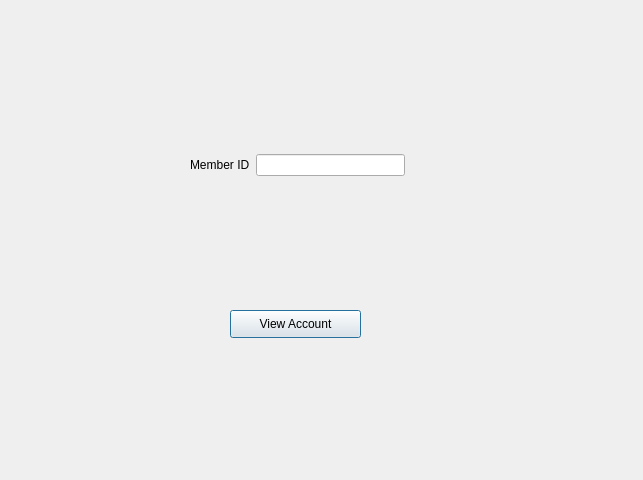
<?xml version="1.0" encoding="UTF-8"?>
<ui version="4.0">
 <class>Window_ViewAccount</class>
 <widget class="QDialog" name="Window_ViewAccount">
  <property name="geometry">
   <rect>
    <x>0</x>
    <y>0</y>
    <width>643</width>
    <height>480</height>
   </rect>
  </property>
  <property name="windowTitle">
   <string>Dialog</string>
  </property>
  <widget class="QPushButton" name="pushButton_ViewAccount">
   <property name="geometry">
    <rect>
     <x>230</x>
     <y>310</y>
     <width>131</width>
     <height>28</height>
    </rect>
   </property>
   <property name="text">
    <string>View Account</string>
   </property>
  </widget>
  <widget class="QWidget" name="layoutWidget">
   <property name="geometry">
    <rect>
     <x>190</x>
     <y>80</y>
     <width>215</width>
     <height>171</height>
    </rect>
   </property>
   <layout class="QVBoxLayout" name="verticalLayout">
    <item>
     <layout class="QHBoxLayout" name="horizontalLayout"/>
    </item>
    <item>
     <layout class="QHBoxLayout" name="horizontalLayout_2"/>
    </item>
    <item>
     <layout class="QHBoxLayout" name="horizontalLayout_3"/>
    </item>
    <item>
     <layout class="QHBoxLayout" name="horizontalLayout_4">
      <item>
       <widget class="QLabel" name="label_ExpireDate">
        <property name="text">
         <string>Member ID</string>
        </property>
       </widget>
      </item>
      <item>
       <widget class="QLineEdit" name="lineEdit_MemberId"/>
      </item>
     </layout>
    </item>
   </layout>
  </widget>
 </widget>
 <resources/>
 <connections/>
</ui>
